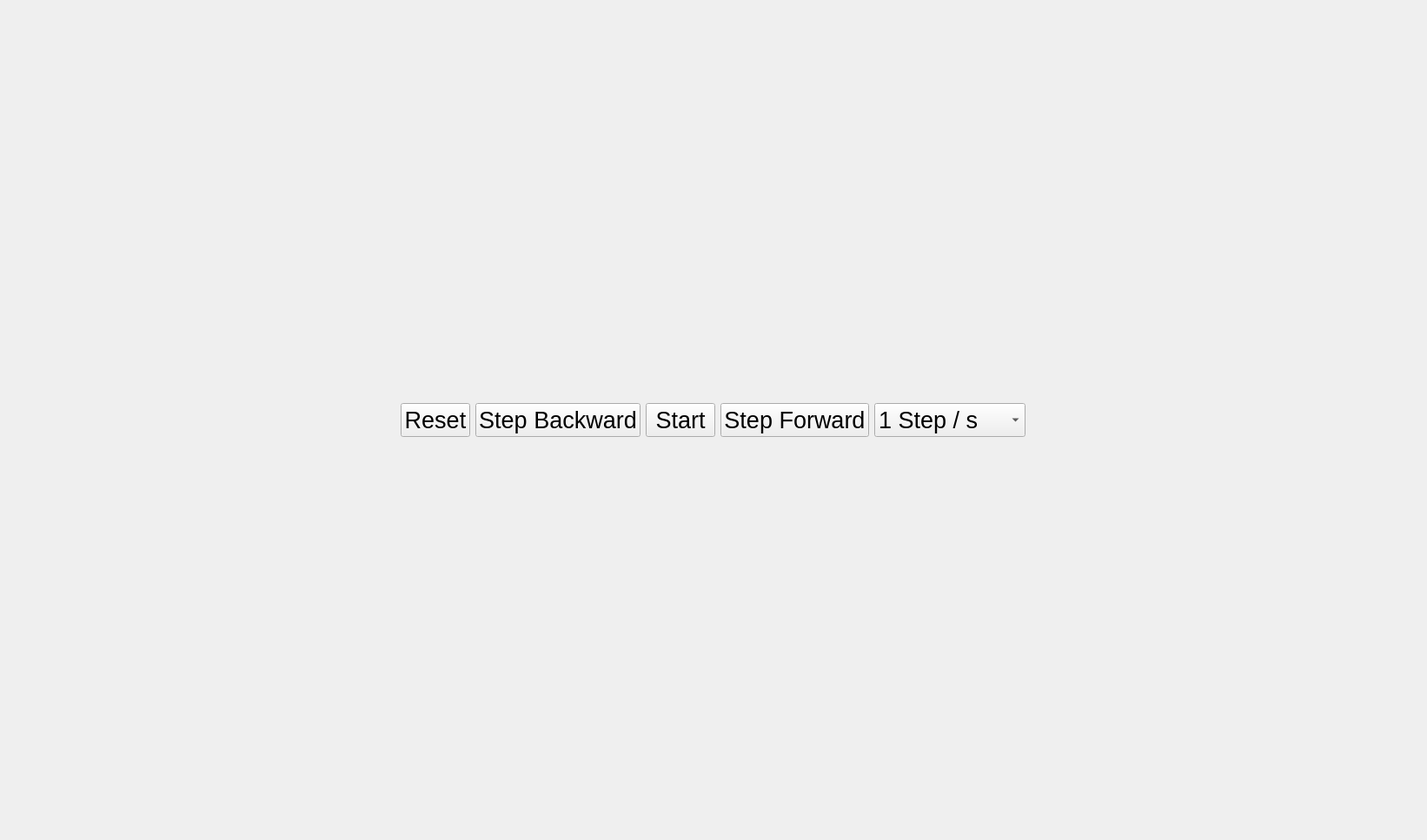
<?xml version="1.0" encoding="UTF-8"?>
<ui version="4.0">
 <class>heat_window</class>
 <widget class="QMainWindow" name="heat_window">
  <property name="geometry">
   <rect>
    <x>0</x>
    <y>0</y>
    <width>1642</width>
    <height>967</height>
   </rect>
  </property>
  <property name="windowTitle">
   <string>Numerical Methods in Linear Algebra - Project</string>
  </property>
  <widget class="QWidget" name="central_widget">
   <layout class="QHBoxLayout" name="horizontalLayout">
    <item>
     <spacer name="horizontalSpacer_2">
      <property name="orientation">
       <enum>Qt::Horizontal</enum>
      </property>
      <property name="sizeType">
       <enum>QSizePolicy::Fixed</enum>
      </property>
      <property name="sizeHint" stdset="0">
       <size>
        <width>5</width>
        <height>0</height>
       </size>
      </property>
     </spacer>
    </item>
    <item>
     <layout class="QVBoxLayout" name="verticalLayout_plots_and_controls" stretch="0,1,0,0">
      <item>
       <spacer name="verticalSpacer">
        <property name="orientation">
         <enum>Qt::Vertical</enum>
        </property>
        <property name="sizeType">
         <enum>QSizePolicy::Fixed</enum>
        </property>
        <property name="sizeHint" stdset="0">
         <size>
          <width>0</width>
          <height>5</height>
         </size>
        </property>
       </spacer>
      </item>
      <item>
       <layout class="QHBoxLayout" name="horizontalLayout_plots" stretch="2">
        <item>
         <layout class="QGridLayout" name="gridLayout_main_plot"/>
        </item>
       </layout>
      </item>
      <item>
       <layout class="QHBoxLayout" name="horizontalLayout_controls">
        <item>
         <widget class="QPushButton" name="pushButton_reset">
          <property name="sizePolicy">
           <sizepolicy hsizetype="Preferred" vsizetype="Fixed">
            <horstretch>0</horstretch>
            <verstretch>0</verstretch>
           </sizepolicy>
          </property>
          <property name="font">
           <font>
            <pointsize>20</pointsize>
           </font>
          </property>
          <property name="text">
           <string>Reset</string>
          </property>
         </widget>
        </item>
        <item>
         <widget class="QPushButton" name="pushButton_backward">
          <property name="enabled">
           <bool>true</bool>
          </property>
          <property name="font">
           <font>
            <pointsize>20</pointsize>
           </font>
          </property>
          <property name="text">
           <string>Step Backward</string>
          </property>
         </widget>
        </item>
        <item>
         <widget class="QPushButton" name="pushButton_start">
          <property name="font">
           <font>
            <pointsize>20</pointsize>
           </font>
          </property>
          <property name="text">
           <string>Start</string>
          </property>
         </widget>
        </item>
        <item>
         <widget class="QPushButton" name="pushButton_forward">
          <property name="font">
           <font>
            <pointsize>20</pointsize>
           </font>
          </property>
          <property name="text">
           <string>Step Forward</string>
          </property>
         </widget>
        </item>
        <item>
         <widget class="QComboBox" name="comboBox_speed">
          <property name="font">
           <font>
            <pointsize>20</pointsize>
           </font>
          </property>
          <item>
           <property name="text">
            <string>1 Step / s</string>
           </property>
          </item>
          <item>
           <property name="text">
            <string>5 Steps / s</string>
           </property>
          </item>
          <item>
           <property name="text">
            <string>10 Steps / s</string>
           </property>
          </item>
          <item>
           <property name="text">
            <string>25 Steps / s</string>
           </property>
          </item>
          <item>
           <property name="text">
            <string>50 Steps / s</string>
           </property>
          </item>
          <item>
           <property name="text">
            <string>Real Time</string>
           </property>
          </item>
         </widget>
        </item>
       </layout>
      </item>
      <item>
       <spacer name="verticalSpacer_2">
        <property name="orientation">
         <enum>Qt::Vertical</enum>
        </property>
        <property name="sizeType">
         <enum>QSizePolicy::Fixed</enum>
        </property>
        <property name="sizeHint" stdset="0">
         <size>
          <width>0</width>
          <height>5</height>
         </size>
        </property>
       </spacer>
      </item>
     </layout>
    </item>
    <item>
     <spacer name="horizontalSpacer">
      <property name="orientation">
       <enum>Qt::Horizontal</enum>
      </property>
      <property name="sizeType">
       <enum>QSizePolicy::Fixed</enum>
      </property>
      <property name="sizeHint" stdset="0">
       <size>
        <width>5</width>
        <height>0</height>
       </size>
      </property>
     </spacer>
    </item>
   </layout>
  </widget>
 </widget>
 <resources/>
 <connections/>
</ui>
